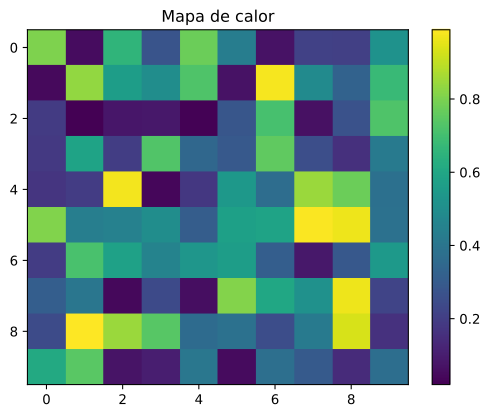

The script that saved this image:
import matplotlib.pyplot as plt
import numpy as np

dades = np.random.rand(10, 10)

plt.imshow(dades, cmap="viridis", aspect="auto")
plt.colorbar()
plt.title("Mapa de calor")
plt.savefig("p8.svg", bbox_inches="tight")
